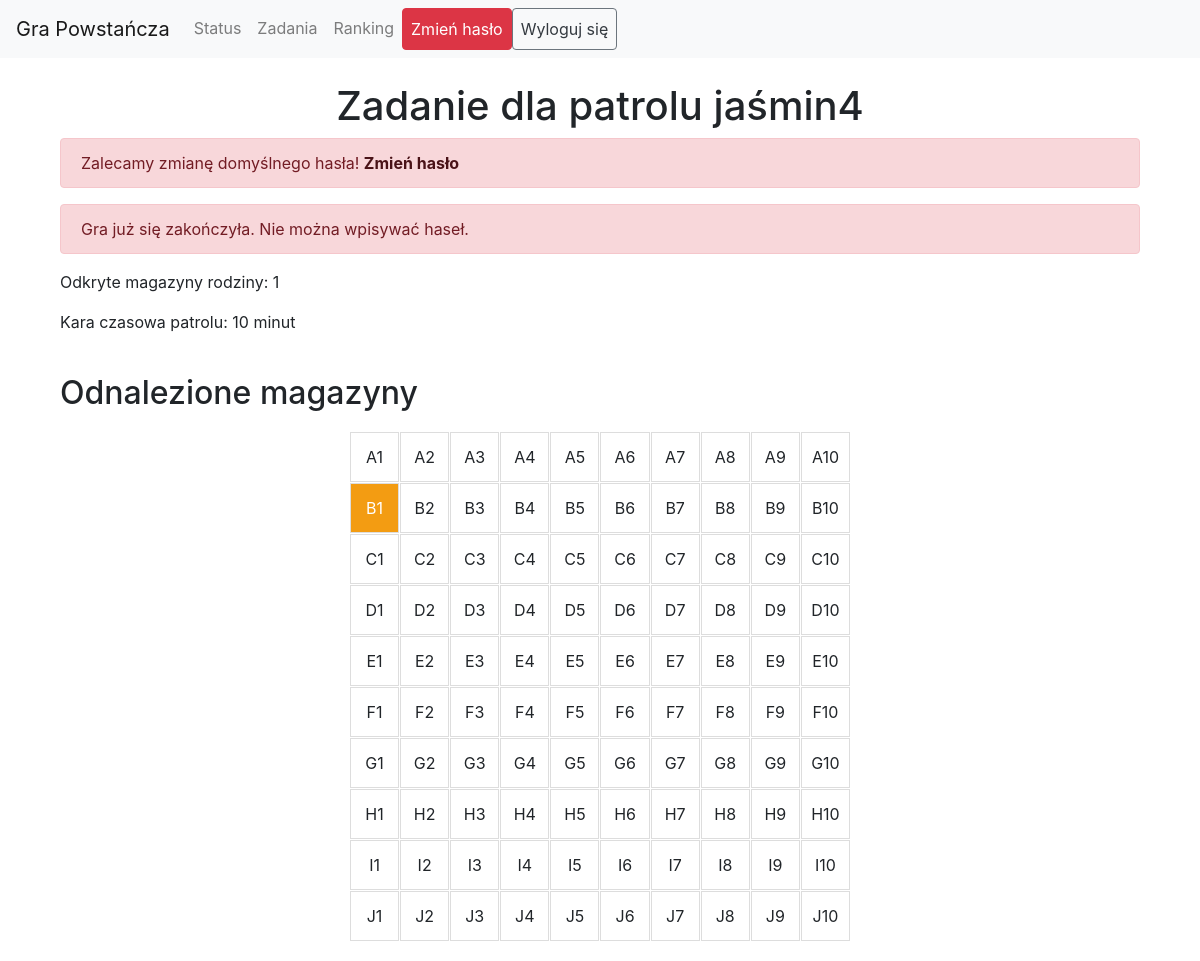
Screenshot of /task/19 (signed in) with the database file from the repository.
### models/__init__.py (models this page shows)
class Patrol(db.Model):
    id = db.Column(db.Integer, primary_key=True)
    name = db.Column(db.String(50), nullable=False)
    family_id = db.Column(db.Integer, db.ForeignKey('family.id'), nullable=False)
    time_penalty = db.Column(db.Integer, default=0)
    password = db.Column(db.String(128), nullable=False, default='default_password')  # Dodajemy domyślne hasło
    used_keywords = db.relationship('UsedKeyword', backref='patrol', lazy=True)

class Family(db.Model):
    id = db.Column(db.Integer, primary_key=True)
    name = db.Column(db.String(50), nullable=False)
    discovered_magazines = db.Column(db.Integer, default=0)
    patrols = db.relationship('Patrol', backref='family', lazy=True)
    assigned_magazines = db.Column(MutableList.as_mutable(PickleType), default=[])
    tasks = db.relationship('FamilyTask', backref='family', lazy=True)
    magazine_list = db.Column(db.String(1), nullable=False, default='a')  # 'a', 'b', 'c', 'd', 'e', or 'f'
    end_time = db.Column(db.DateTime, nullable=True)
    route = db.Column(db.String(1), nullable=False)  # Dodane pole dla drogi ('a' albo 'b')
    meeting_place = db.Column(db.String(255), nullable=True)  # Nowe pole dla miejsca spotkania

### routes/__init__.py (the view, shortened to what this page needs)
@main.route('/task/<int:patrol_id>', methods=['GET', 'POST'])
@login_required
def task(patrol_id):
    if not game_in_progress() and datetime.now() < GAME_START_TIME:
        flash('Gra jeszcze się nie rozpoczęła.', 'danger')
        return redirect(url_for('main.status'))
    if 'patrol_id' not in session or session['patrol_id'] != patrol_id:
        flash('Nie jesteś zalogowany jako ten patrol', 'danger')
        return redirect(url_for('main.index'))
    patrol = Patrol.query.get_or_404(patrol_id)
    family = Family.query.get_or_404(patrol.family_id)
    if family.discovered_magazines is None:
        family.discovered_magazines = 0
    if family.assigned_magazines is None:
        family.assigned_magazines = []
    game_not_started = datetime.now() < GAME_START_TIME
    game_ended = datetime.now() > GAME_END_TIME
    if patrol.password in password_map.values():
        patrol_first_login = True
    else:
        patrol_first_login = False
    form = TaskForm()
    return render_template('task.html', form=form, patrol=patrol, family=family, game_not_started=game_not_started, game_ended=game_ended, patrol_first_login=patrol_first_login)

### game_status.py (called while the page is built)
def game_in_progress():
    now = datetime.now()
    return GAME_START_TIME <= now <= GAME_END_TIME

### routes/__init__.py (called while the page is built)
def login_required(f):
    @wraps(f)
    def decorated_function(*args, **kwargs):
        if 'patrol_id' not in session:
            flash('Musisz być zalogowany, aby uzyskać dostęp do tej strony.', 'danger')
            return redirect(url_for('main.index'))
        return f(*args, **kwargs)
    return decorated_function

### templates/task.html (shortened to what this page needs)
{% extends "base.html" %}
{% block content %}
<div class="container">
    <h1 class="text-center">Zadanie dla patrolu {{ patrol.name }}</h1>
    {% if patrol_first_login %}
    <div class="alert alert-danger">
        Zalecamy zmianę domyślnego hasła! <a href="{{ url_for('main.change_password') }}" class="alert-link">Zmień hasło</a>
    </div>
    {% endif %}
    {% if game_not_started %}
        <div class="alert alert-danger">
            Gra jeszcze się nie rozpoczęła.
        </div>
    {% elif game_ended %}
        <div class="alert alert-danger">
            Gra już się zakończyła. Nie można wpisywać haseł.
        </div>
    {% endif %}
    <p>Odkryte magazyny rodziny: {{ family.discovered_magazines }}</p>
    <p>Kara czasowa patrolu: {{ patrol.time_penalty }} minut</p>
    <br>
    <h2>Odnalezione magazyny</h2>
    <div class="grid-container">
        {% for row in range(10) %}
            {% for col in range(10) %}
                <div class="grid-item {% if 'ABCDEFGHIJ'[row] ~ (col + 1) in family.assigned_magazines %} magazine {% endif %}">
                    {{ 'ABCDEFGHIJ'[row] ~ (col + 1) }}
                </div>
            {% endfor %}
        {% endfor %}
    </div>
</div>
{% endblock %}

### templates/task.html (style rules this page uses)
.grid-container { display: grid; grid-template-columns: repeat(10, 1fr); gap: 1px; width: 100%; max-width: 500px; margin: 20px auto; }
.grid-item { border: 1px solid #ddd; display: flex; align-items: center; justify-content: center; height: 50px; font-size: 16px; }
.magazine { background-color: #f39c12; color: white; }

### rows the page displays
Patrol: name "jaśmin4", time_penalty "10"
Family: discovered_magazines "1"

### other values shown
{{ 'ABCDEFGHIJ'[row] ~ (col + 1) }} "A1" "A2" "A3" "A4" "A5" "A6" "A7" "A8" "A9" "A10" "B1" "B2" "B3" "B4" "B5" "B6" "B7" "B8" "B9" "B10" "C1" "C2" "C3" "C4" "C5" "C6" "C7" "C8" "C9" "C10" "D1" "D2" "D3" "D4" "D5" "D6" "D7" "D8" "D9" "D10" "E1" "E2" "E3" "E4" "E5" "E6" "E7" "E8" "E9" "E10" "F1" "F2" "F3" "F4" "F5" "F6" "F7" "F8" "F9" "F10" "G1" "G2" "G3" "G4" "G5" "G6" "G7" "G8" "G9" "G10" "H1" "H2" "H3" "H4" "H5" "H6" "H7" "H8" "H9" "H10" "I1" "I2" "I3" "I4" "I5" "I6" "I7" "I8" "I9" "I10" "J1" "J2" "J3" "J4" "J5" "J6" "J7" "J8" "J9" "J10"
